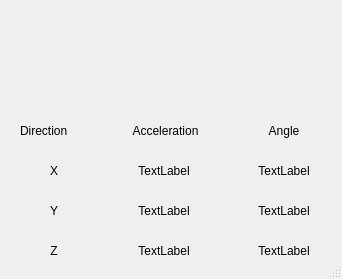
<?xml version="1.0" encoding="UTF-8"?>
<ui version="4.0">
 <class>Dialog</class>
 <widget class="QDialog" name="Dialog">
  <property name="geometry">
   <rect>
    <x>0</x>
    <y>0</y>
    <width>342</width>
    <height>279</height>
   </rect>
  </property>
  <property name="windowTitle">
   <string>Dialog</string>
  </property>
  <property name="sizeGripEnabled">
   <bool>true</bool>
  </property>
  <widget class="QLabel" name="label">
   <property name="geometry">
    <rect>
     <x>20</x>
     <y>160</y>
     <width>68</width>
     <height>22</height>
    </rect>
   </property>
   <property name="text">
    <string>X</string>
   </property>
   <property name="alignment">
    <set>Qt::AlignCenter</set>
   </property>
  </widget>
  <widget class="QLabel" name="label_2">
   <property name="geometry">
    <rect>
     <x>20</x>
     <y>200</y>
     <width>68</width>
     <height>22</height>
    </rect>
   </property>
   <property name="text">
    <string>Y</string>
   </property>
   <property name="alignment">
    <set>Qt::AlignCenter</set>
   </property>
  </widget>
  <widget class="QLabel" name="label_3">
   <property name="geometry">
    <rect>
     <x>20</x>
     <y>240</y>
     <width>68</width>
     <height>22</height>
    </rect>
   </property>
   <property name="layoutDirection">
    <enum>Qt::LeftToRight</enum>
   </property>
   <property name="text">
    <string>Z</string>
   </property>
   <property name="alignment">
    <set>Qt::AlignCenter</set>
   </property>
  </widget>
  <widget class="QLabel" name="labelx">
   <property name="geometry">
    <rect>
     <x>130</x>
     <y>160</y>
     <width>68</width>
     <height>22</height>
    </rect>
   </property>
   <property name="text">
    <string>TextLabel</string>
   </property>
   <property name="alignment">
    <set>Qt::AlignCenter</set>
   </property>
  </widget>
  <widget class="QLabel" name="labely">
   <property name="geometry">
    <rect>
     <x>130</x>
     <y>200</y>
     <width>68</width>
     <height>22</height>
    </rect>
   </property>
   <property name="text">
    <string>TextLabel</string>
   </property>
   <property name="alignment">
    <set>Qt::AlignCenter</set>
   </property>
  </widget>
  <widget class="QLabel" name="labelz">
   <property name="geometry">
    <rect>
     <x>130</x>
     <y>240</y>
     <width>68</width>
     <height>22</height>
    </rect>
   </property>
   <property name="text">
    <string>TextLabel</string>
   </property>
   <property name="alignment">
    <set>Qt::AlignCenter</set>
   </property>
  </widget>
  <widget class="QLabel" name="labelax">
   <property name="geometry">
    <rect>
     <x>250</x>
     <y>160</y>
     <width>68</width>
     <height>22</height>
    </rect>
   </property>
   <property name="text">
    <string>TextLabel</string>
   </property>
   <property name="alignment">
    <set>Qt::AlignCenter</set>
   </property>
  </widget>
  <widget class="QLabel" name="labelay">
   <property name="geometry">
    <rect>
     <x>250</x>
     <y>200</y>
     <width>68</width>
     <height>22</height>
    </rect>
   </property>
   <property name="text">
    <string>TextLabel</string>
   </property>
   <property name="alignment">
    <set>Qt::AlignCenter</set>
   </property>
  </widget>
  <widget class="QLabel" name="labelaz">
   <property name="geometry">
    <rect>
     <x>250</x>
     <y>240</y>
     <width>68</width>
     <height>22</height>
    </rect>
   </property>
   <property name="text">
    <string>TextLabel</string>
   </property>
   <property name="alignment">
    <set>Qt::AlignCenter</set>
   </property>
  </widget>
  <widget class="QLabel" name="label_7">
   <property name="geometry">
    <rect>
     <x>120</x>
     <y>120</y>
     <width>91</width>
     <height>22</height>
    </rect>
   </property>
   <property name="text">
    <string>Acceleration</string>
   </property>
   <property name="alignment">
    <set>Qt::AlignCenter</set>
   </property>
  </widget>
  <widget class="QLabel" name="label_8">
   <property name="geometry">
    <rect>
     <x>250</x>
     <y>120</y>
     <width>68</width>
     <height>22</height>
    </rect>
   </property>
   <property name="text">
    <string>Angle</string>
   </property>
   <property name="alignment">
    <set>Qt::AlignCenter</set>
   </property>
  </widget>
  <widget class="QLabel" name="label_9">
   <property name="geometry">
    <rect>
     <x>20</x>
     <y>120</y>
     <width>68</width>
     <height>22</height>
    </rect>
   </property>
   <property name="text">
    <string>Direction</string>
   </property>
  </widget>
 </widget>
 <resources/>
 <connections/>
</ui>
